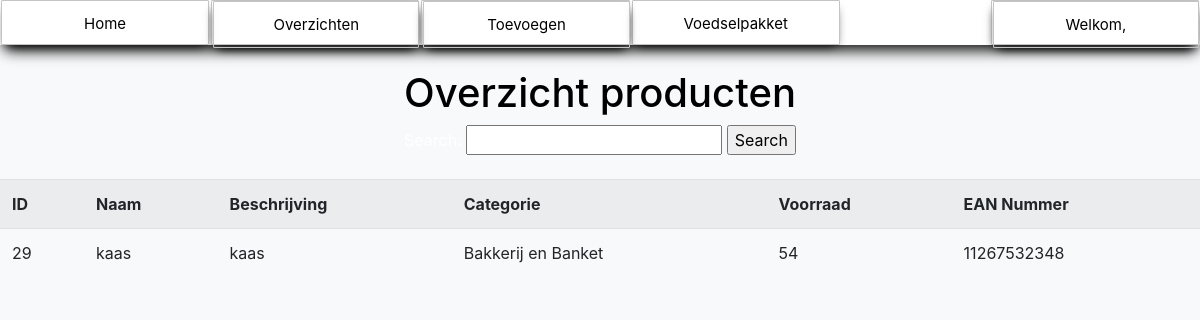
Page /alleproducten.php?filtercategory=Bakkerij en Banket (signed in) on the committed database.
### tables this page shows
CREATE TABLE `producten` (
  `id` int NOT NULL,
  `naam` varchar(255) NOT NULL,
  `beschrijving` varchar(100) NOT NULL,
  `categorie` varchar(500) NOT NULL,
  `voorraad` int NOT NULL,
  `EAN_Nummer` varchar(255) NOT NULL
);

### alleproducten.php (the view, shortened to what this page needs)
<!DOCTYPE html>
<html lang="en">
<head>
    <link href="https://stackpath.bootstrapcdn.com/bootstrap/4.5.0/css/bootstrap.min.css" rel="stylesheet">
</head>
<body class="bg-light">
    <?php
        include "navigation.php";
        if (isset($_SESSION['loggedin']) && $_SESSION['loggedin'] == true) {
    ?>
    <br>
    <CENTER><h1 style="color: black;">Overzicht producten</h1>
    <form method="GET" action="search.php">
    Search: <input type="text" name="query">
    <input type="submit" value="Search">
</form>
    <div class="table-responsive mt-4">
        <table class="table table-striped">
        <tr>
            <th>ID</th>
            <th>Naam</th>
            <th>Beschrijving</th>
            <th>Categorie</th>
            <th>Voorraad</th>
            <th>EAN Nummer</th>
        </tr>
        </div>
        </CENTER>
<?php
        include 'config.php';
        $sql = "SELECT * FROM producten";
        $search = "";
        $params = [];
        if (isset($_GET['filtercategory']) && $_GET['filtercategory'] != '') {
            $filtercategory = $_GET['filtercategory'];
            $sql .= empty($search) ? " WHERE " : " AND ";
            $sql .= "categorie = :filtercategory";
            $params[':filtercategory'] = $filtercategory;
        }
        try {
            $stmt = $conn->prepare($sql);
            $stmt->execute($params);
            $products = $stmt->fetchAll();
            foreach ($products as $product) {
                echo "<tr>";
                echo "<td>" . $product['id'] . "</td>";
                echo "<td>" . $product['naam'] . "</td>";
                echo "<td>" . $product['beschrijving'] . "</td>";
                echo "<td>" . $product['categorie'] . "</td>";
                echo "<td>" . $product['voorraad'] . "</td>";
                echo "<td>" . $product['EAN_Nummer'] . "</td>";
                echo "</tr>";
            }
        } catch (PDOException $e) {
            echo "<div class='alert alert-danger'>" . $e->getMessage() . "</div>";
        }
    }
    ?>
</body>
</html>

### navigation.css (style rules this page uses)
body { color: white; padding: 0; margin: 0; }

### rows in the picture
producten: id "29", naam "kaas", beschrijving "kaas", categorie "Bakkerij en Banket", voorraad "54", EAN_Nummer "11267532348"
